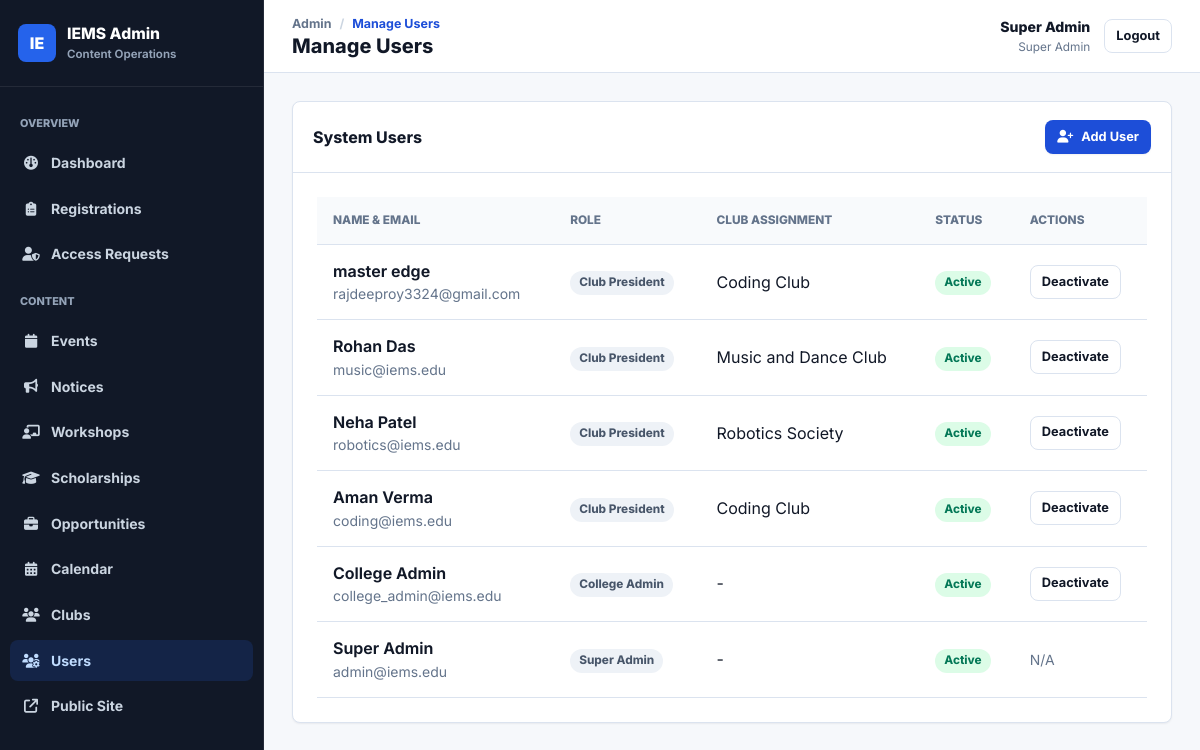
Screenshot of /admin/users/ (signed in) with the database file from the repository.
### models/user.py (models this page shows, shortened)
class User(UserMixin, db.Model):
    __tablename__ = 'users'
    id = db.Column(db.Integer, primary_key=True)
    name = db.Column(db.String(100), nullable=False)
    email = db.Column(db.String(120), unique=True, nullable=False, index=True)
    password_hash = db.Column(db.String(256), nullable=False)
    role = db.Column(db.String(20), nullable=False, default='club_president')
    club_id = db.Column(db.Integer, db.ForeignKey('clubs.id'), nullable=True)
    status = db.Column(db.String(20), default='active')  # active, inactive
    created_at = db.Column(db.DateTime, default=datetime.utcnow)
    club = db.relationship('Club', foreign_keys=[club_id], backref='president_user')
    created_events = db.relationship('Event', foreign_keys='Event.created_by', backref='creator', lazy='dynamic')
    approved_events = db.relationship('Event', foreign_keys='Event.approved_by', backref='approver', lazy='dynamic')
    created_notices = db.relationship('Notice', foreign_keys='Notice.created_by', backref='creator', lazy='dynamic')
    activity_logs = db.relationship('ActivityLog', backref='user', lazy='dynamic')
    @property
    def is_super_admin(self):
        return self.role == 'super_admin'
    @property
    def role_display(self):
        return {
            'super_admin': 'Super Admin',
            'college_admin': 'College Admin',
            'club_president': 'Club President'
        }.get(self.role, self.role)

### models/club.py (models this page shows, shortened)
class Club(db.Model):
    __tablename__ = 'clubs'
    id = db.Column(db.Integer, primary_key=True)
    name = db.Column(db.String(100), nullable=False)
    description = db.Column(db.Text)
    logo = db.Column(db.String(256))  # File path
    faculty = db.Column(db.String(100))  # Faculty advisor
    president = db.Column(db.String(100))  # President name (display)
    email = db.Column(db.String(120))
    phone = db.Column(db.String(20))
    category = db.Column(db.String(50), default='general')  # technical, cultural, sports, general
    is_active = db.Column(db.Boolean, default=True)
    events = db.relationship('Event', backref='club', lazy='dynamic')
    notices = db.relationship('Notice', backref='club', lazy='dynamic')

### routes/admin_users.py (the view)
@users_bp.route('/')
@login_required
@role_required('super_admin')
def index():
    users = User.query.order_by(User.created_at.desc()).all()
    clubs = Club.query.filter_by(is_active=True).all()
    return render_template('admin/users.html', users=users, clubs=clubs)

### models/user.py (called while the page is built)
@login_manager.user_loader
def load_user(user_id):
    return db.session.get(User, int(user_id))

### templates/admin/users.html (shortened to what this page needs)
{% extends "admin/base.html" %}
{% block title %}Manage Users{% endblock %}
{% block content %}
<div class="admin-table-card">
    <div class="admin-table-header">
        <h3 class="admin-table-title">System Users</h3>
        <div class="admin-table-actions">
            {% if current_user.is_super_admin %}
            <button class="btn btn-primary btn-sm" onclick="document.getElementById('addUserModal').style.display='flex'"><i class="fa-solid fa-user-plus"></i> Add User</button>
            {% endif %}
        </div>
    </div>
    <div class="table-responsive p-3">
        <table class="table">
            <thead>
                <tr>
                    <th>Name & Email</th>
                    <th>Role</th>
                    <th>Club Assignment</th>
                    <th>Status</th>
                    <th>Actions</th>
                </tr>
            </thead>
            <tbody>
                {% for user in users %}
                <tr>
                    <td>
                        <div class="fw-medium">{{ user.name }}</div>
                        <div class="text-sm text-muted">{{ user.email }}</div>
                    </td>
                    <td><span class="badge badge-secondary">{{ user.role_display }}</span></td>
                    <td>{{ user.club.name if user.club else '-' }}</td>
                    <td>
                        {% if user.status == 'active' %}
                        <span class="badge badge-success">Active</span>
                        {% else %}
                        <span class="badge badge-danger">Inactive</span>
                        {% endif %}
                    </td>
                    <td>
                        {% if current_user.is_super_admin and user.id != current_user.id %}
                        <form method="POST" action="{{ url_for('users.toggle_status', id=user.id) }}" style="display:inline;">
                            <button type="submit" class="btn btn-sm {% if user.status == 'active' %}btn-outline{% else %}btn-success{% endif %}">
                                {% if user.status == 'active' %}Deactivate{% else %}Activate{% endif %}
                            </button>
                        </form>
                        {% else %}
                        <span class="text-muted text-sm">N/A</span>
                        {% endif %}
                    </td>
                </tr>
                {% else %}
                <tr>
                    <td colspan="5" class="text-center text-muted py-4">No users found.</td>
                </tr>
                {% endfor %}
            </tbody>
        </table>
    </div>
</div>
{% endblock %}

### templates/admin/base.html (shortened to what this page needs)
<!DOCTYPE html>
<html lang="en">
<head>
    <link rel="stylesheet" href="https://cdnjs.cloudflare.com/ajax/libs/font-awesome/6.4.0/css/all.min.css">
    <link rel="stylesheet" href="{{ url_for('static', filename='css/main.css') }}">
    <link rel="stylesheet" href="{{ url_for('static', filename='css/admin.css') }}">
    <link rel="stylesheet" href="{{ url_for('static', filename='css/responsive.css') }}">
</head>
<body>
    <div class="admin-body">
        <aside class="sidebar" id="sidebar">
            <div class="sidebar-header">
                <a href="{{ url_for('admin.dashboard') }}" class="sidebar-logo">
                    <span class="sidebar-logo-mark">IE</span>
                    <span>
                        <span class="sidebar-logo-text">IEMS Admin</span>
                        <span class="sidebar-logo-subtext">Content Operations</span>
                    </span>
                </a>
            </div>
            <nav class="sidebar-nav">
                <div class="nav-section-label">Overview</div>
                <a href="{{ url_for('admin.dashboard') }}" class="nav-item {% if request.endpoint == 'admin.dashboard' %}active{% endif %}"><i class="fa-solid fa-gauge"></i> <span>Dashboard</span></a>
                <a href="{{ url_for('registrations.index') }}" class="nav-item "><i class="fa-solid fa-clipboard-list"></i> <span>Registrations</span></a>
                {% if current_user.is_super_admin %}
                <a href="{{ url_for('admin_access_requests.index') }}" class="nav-item "><i class="fa-solid fa-user-shield"></i> <span>Access Requests</span></a>
                {% endif %}
                <div class="nav-section-label">Content</div>
                <a href="{{ url_for('events.index') }}" class="nav-item {% if request.endpoint and request.endpoint.startswith('events.') %}active{% endif %}"><i class="fa-solid fa-calendar"></i> <span>Events</span></a>
                <a href="{{ url_for('notices.index') }}" class="nav-item {% if request.endpoint and request.endpoint.startswith('notices.') %}active{% endif %}"><i class="fa-solid fa-bullhorn"></i> <span>Notices</span></a>
                <a href="{{ url_for('workshops.index') }}" class="nav-item {% if request.endpoint and request.endpoint.startswith('workshops.') %}active{% endif %}"><i class="fa-solid fa-chalkboard-user"></i> <span>Workshops</span></a>
                {% if current_user.role in ('super_admin', 'college_admin') %}
                <a href="{{ url_for('scholarships.index') }}" class="nav-item "><i class="fa-solid fa-graduation-cap"></i> <span>Scholarships</span></a>
                <a href="{{ url_for('opportunities.index') }}" class="nav-item "><i class="fa-solid fa-briefcase"></i> <span>Opportunities</span></a>
                <a href="{{ url_for('calendar.index') }}" class="nav-item {% if request.endpoint and request.endpoint.startswith('calendar.') %}active{% endif %}"><i class="fa-solid fa-calendar-days"></i> <span>Calendar</span></a>
                <a href="{{ url_for('clubs.index') }}" class="nav-item {% if request.endpoint and request.endpoint.startswith('clubs.') %}active{% endif %}"><i class="fa-solid fa-users"></i> <span>Clubs</span></a>
                {% endif %}
                {% if current_user.is_super_admin %}
                <a href="{{ url_for('users.index') }}" class="nav-item {% if request.endpoint and request.endpoint.startswith('users.') %}active{% endif %}"><i class="fa-solid fa-users-gear"></i> <span>Users</span></a>
                {% endif %}
                <a href="{{ url_for('public.home') }}" class="nav-item"><i class="fa-solid fa-arrow-up-right-from-square"></i> <span>Public Site</span></a>
            </nav>
        </aside>
        <main class="admin-main">
            <header class="topbar">
                <div class="topbar-left">
                    <ul class="breadcrumb">
                        <li>Admin</li>
                        <li class="active">{{ self.title() }}</li>
                    </ul>
                    <h1 class="page-title">{% block page_heading %}{{ self.title() }}{% endblock %}</h1>
                </div>
                <div class="topbar-right">
                    <div class="user-info">
                        <span class="user-name">{{ current_user.name }}</span>
                        <span class="user-role">{{ current_user.role_display }}</span>
                    </div>
                    <a href="{{ url_for('auth.logout') }}" class="btn btn-secondary btn-sm">Logout</a>
                </div>
            </header>
            <div class="admin-content">
                {% block content %}{% endblock %}
            </div>
        </main>
    </div>
</body>
</html>

### static/css/main.css (style rules this page uses)
:root { --primary: #111827; --primary-soft: #243041; --accent-blue: #1d4ed8; --accent-blue-light: #dbeafe; --accent-teal: #0f766e; --accent-teal-light: #ccfbf1; --accent-amber: #b45309; --bg: #f6f8fb; --surface: #ffffff; --surface-muted: #f1f5f9; --border: #dbe3ef; --border-strong: #cbd5e1; --text-primary: #111827; --text-secondary: #475569; --text-muted: #64748b; --danger: #dc2626; --warning: #d97706; --success: #059669; --info: #0284c7; --space-xs: 4px; --space-sm: 8px; --space-md: 16px; --space-lg: 24px; --space-xl: 32px; --space-2xl: 48px; --space-3xl: 64px; --radius-sm: 6px; --radius-md: 8px; --radius-lg: 8px; --shadow-sm: 0 1px 2px rgba(15, 23, 42, 0.06); --shadow-md: 0 10px 24px rgba(15, 23, 42, 0.08); --shadow-lg: 0 24px 56px rgba(15, 23, 42, 0.14); --transition-fast: 150ms ease; --transition: 220ms ease; }
* { box-sizing: border-box; margin: 0; padding: 0; }
html { scroll-behavior: smooth; }
body { min-height: 100vh; font-family: "Inter", system-ui, -apple-system, BlinkMacSystemFont, "Segoe UI", sans-serif; background: var(--bg); color: var(--text-primary); line-height: 1.55; -webkit-font-smoothing: antialiased; text-rendering: optimizeLegibility; }
a { color: var(--accent-blue); }
h1, h2, h3, h4, h5, h6 { color: var(--primary); font-weight: 750; line-height: 1.15; }
.text-sm { font-size: 0.875rem; }
.text-muted { color: var(--text-muted); }
.fw-medium { font-weight: 650; }
.p-3 { padding: var(--space-lg); }
.btn { min-height: 40px; padding: 10px 16px; border: 1px solid transparent; border-radius: var(--radius-md); display: inline-flex; align-items: center; justify-content: center; gap: 8px; color: inherit; text-decoration: none; font-family: inherit; font-size: 0.92rem; font-weight: 700; line-height: 1; white-space: nowrap; cursor: pointer; transition: transform var(--transition-fast), box-shadow var(--transition-fast), background var(--transition-fast), color var(--transition-fast), border-color var(--transition-fast); }
.btn-sm { min-height: 34px; padding: 8px 11px; font-size: 0.8rem; }
.btn-primary { background: var(--accent-blue); color: #fff; box-shadow: var(--shadow-sm); }
.btn-secondary, .btn-outline { background: #fff; color: var(--primary); border-color: var(--border); }
.card, .admin-table-card { background: var(--surface); border: 1px solid var(--border); border-radius: var(--radius-lg); box-shadow: var(--shadow-sm); }
.badge { display: inline-flex; align-items: center; gap: 6px; min-height: 24px; padding: 4px 9px; border-radius: 999px; font-size: 0.74rem; font-weight: 750; line-height: 1; white-space: nowrap; }
.badge-success { background: #dcfce7; color: #047857; }
.badge-secondary { background: #eef2f7; color: #475569; }
.table-responsive { width: 100%; overflow-x: auto; }
.table { width: 100%; border-collapse: collapse; min-width: 760px; }
.table th, .table td { padding: 14px 16px; border-bottom: 1px solid var(--border); text-align: left; vertical-align: middle; }
.table th { color: var(--text-muted); background: #f8fafc; font-size: 0.74rem; font-weight: 800; text-transform: uppercase; }
.admin-table-header { display: flex; align-items: center; justify-content: space-between; gap: 16px; padding: 18px 20px; border-bottom: 1px solid var(--border); }
.admin-table-title { margin: 0; font-size: 1rem; }
.admin-table-actions { display: flex; flex-wrap: wrap; gap: 10px; }

### rows the page displays
User: name "Super Admin", role_display "Super Admin", email "admin@iems.edu", club "-", status "Active", shows "N/A"
User: name "master edge", email "rajdeeproy3324@gmail.com", role_display "Club President", club "Coding Club", status "Active"
User: name "Rohan Das", email "music@iems.edu", role_display "Club President", club "Music and Dance Club", status "Active"
User: name "Neha Patel", email "robotics@iems.edu", role_display "Club President", club "Robotics Society", status "Active"
User: name "Aman Verma", email "coding@iems.edu", role_display "Club President", club "Coding Club", status "Active"
User: name "College Admin", email "college_admin@iems.edu", role_display "College Admin", club "-", status "Active"
